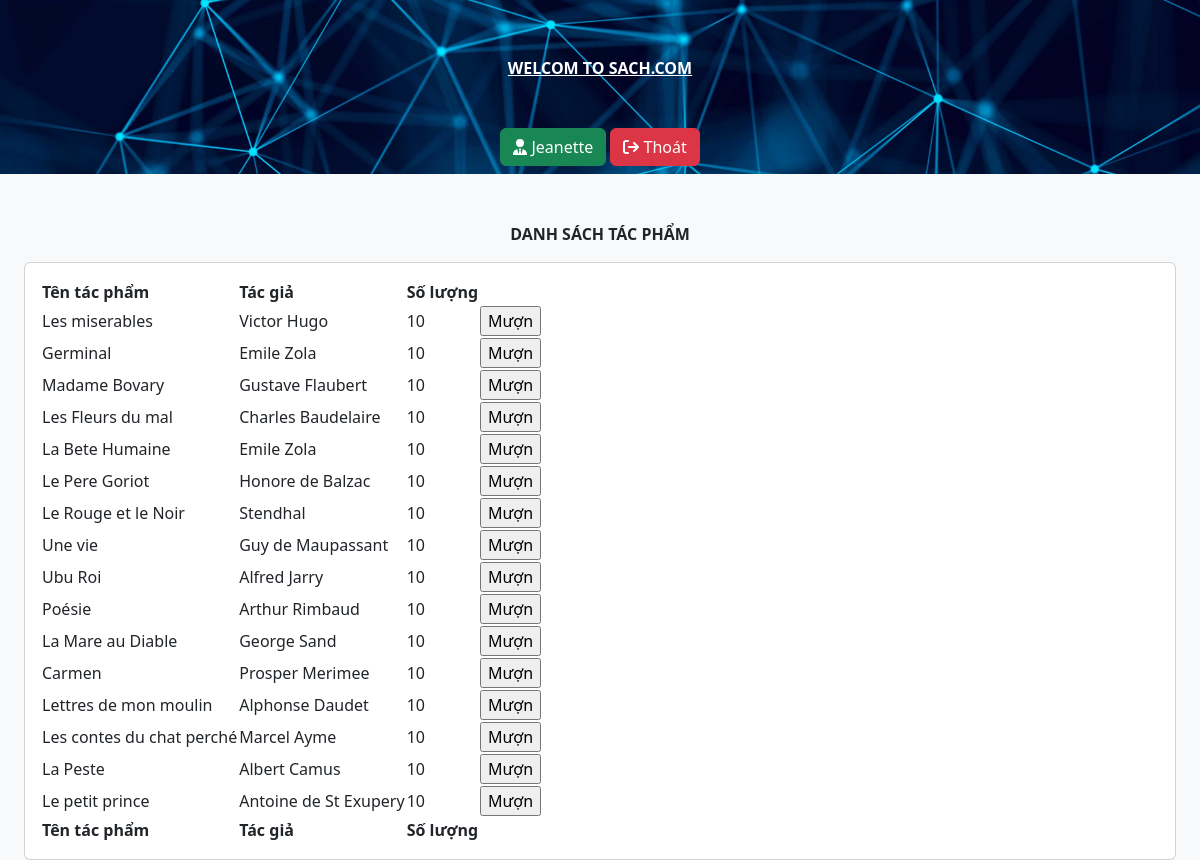
Screenshot of /index.php?act=home (signed in) with the database file from the repository.
### tables this page shows
CREATE TABLE SACH (
	NS		int  NOT NULL AUTO_INCREMENT,
	nxb		varchar(50),
	NT		int not null, 
	SL		INT DEFAULT 0,
 	foreign key(NT) references TACPHAM(NT),
	PRIMARY KEY (NS)
);

CREATE TABLE TACPHAM(
	NT 		int  NOT NULL AUTO_INCREMENT,
	tua 		varchar(150),
	tacgia 		varchar(100),
	PRIMARY KEY (NT)
);

### view/home.php (the view, shortened to what this page needs)
<div class="position-relative text-center mt-5">
    <p><b>DANH SÁCH TÁC PHẨM</b></p>
</div>
<div id="layoutSidenav mx-auto">
    <div id="layoutSidenav_content">
        <main>
            <div class="container-fluid px-4">
                <div class="card mb-4">
                    <div class="card-body">
                        <table id="datatablesSimple">
                            <thead>
                                <tr>
                                    <th>Tên tác phẩm</th>
                                    <th>Tác giả</th>
                                    <th>Số lượng </th>
                                    <th></th>
                                </tr>
                            </thead>
                            <tfoot>
                                <tr>
                                    <th>Tên tác phẩm</th>
                                    <th>Tác giả</th>
                                    <th>Số lượng</th>
                                    <th></th>
                                </tr>
                            </tfoot>
                            <tbody>
                                <?php
                                $query = "SELECT tacpham.NT,tua,tacgia, sach.ns, SL
                        From tacpham, sach WHERE tacpham.NT = sach.NT ";
                                try {
                                    $sth = $pdo->query($query);
                                    while ($row = $sth->fetch()) {
                                        $htmlspecialchars = 'htmlspecialchars';
                                        $ten = $htmlspecialchars($row['tua']);
                                        $tacgia = $htmlspecialchars($row['tacgia']);
                                        $sl = $htmlspecialchars($row['SL']);
                                        $ns = $htmlspecialchars($row['ns']);
                                        echo '<tr>
                                    <td >' . $ten . '</td>
                                    <td >' . $tacgia . '</td>
                                    <td >' . $sl . '</td>';
                                        if ($sl != 0) {
                                            echo '<td>
                                        <form action="index.php?act=home&NS=' . $ns . '" method="post">
                                        <input type="hidden" name="ns" value =' . $ns . '>
                                        <input type="hidden" name="SL" value =' . $sl . '>
                                        <input type="submit" name="muon" value="Mượn"></form>
                                </td>';
                                        }
                                        echo '</tr>';
                                    }
                                } catch (PDOException $e) {
                                    $error_message = 'Không thể lấy dữ liệu';
                                    $reason = $e->getMessage();
                                    include '../partials/show_error.php';
                                }
                                ?>
                            </tbody>
                        </table>
                    </div>
                </div>
            </div>
        </main>
    </div>
</div>

### rows the page displays
sach: NT.tua "Les miserables", NT.tacgia "Victor Hugo", SL "10"
sach: NT.tua "Germinal", NT.tacgia "Emile Zola", SL "10"
sach: NT.tua "Madame Bovary", NT.tacgia "Gustave Flaubert", SL "10"
sach: NT.tua "Les Fleurs du mal", NT.tacgia "Charles Baudelaire", SL "10"
sach: NT.tua "La Bete Humaine", NT.tacgia "Emile Zola", SL "10"
sach: NT.tua "Le Pere Goriot", NT.tacgia "Honore de Balzac", SL "10"
sach: NT.tua "Le Rouge et le Noir", NT.tacgia "Stendhal", SL "10"
sach: NT.tua "Une vie", NT.tacgia "Guy de Maupassant", SL "10"
sach: NT.tua "Ubu Roi", NT.tacgia "Alfred Jarry", SL "10"
sach: NT.tua "Poésie", NT.tacgia "Arthur Rimbaud", SL "10"
sach: NT.tua "La Mare au Diable", NT.tacgia "George Sand", SL "10"
sach: NT.tua "Carmen", NT.tacgia "Prosper Merimee", SL "10"
sach: NT.tua "Lettres de mon moulin", NT.tacgia "Alphonse Daudet", SL "10"
sach: NT.tua "Les contes du chat perché", NT.tacgia "Marcel Ayme", SL "10"
sach: NT.tua "La Peste", NT.tacgia "Albert Camus", SL "10"
sach: NT.tua "Le petit prince", NT.tacgia "Antoine de St Exupery", SL "10"

### other values shown
$_SESSION['username'] "Jeanette"
